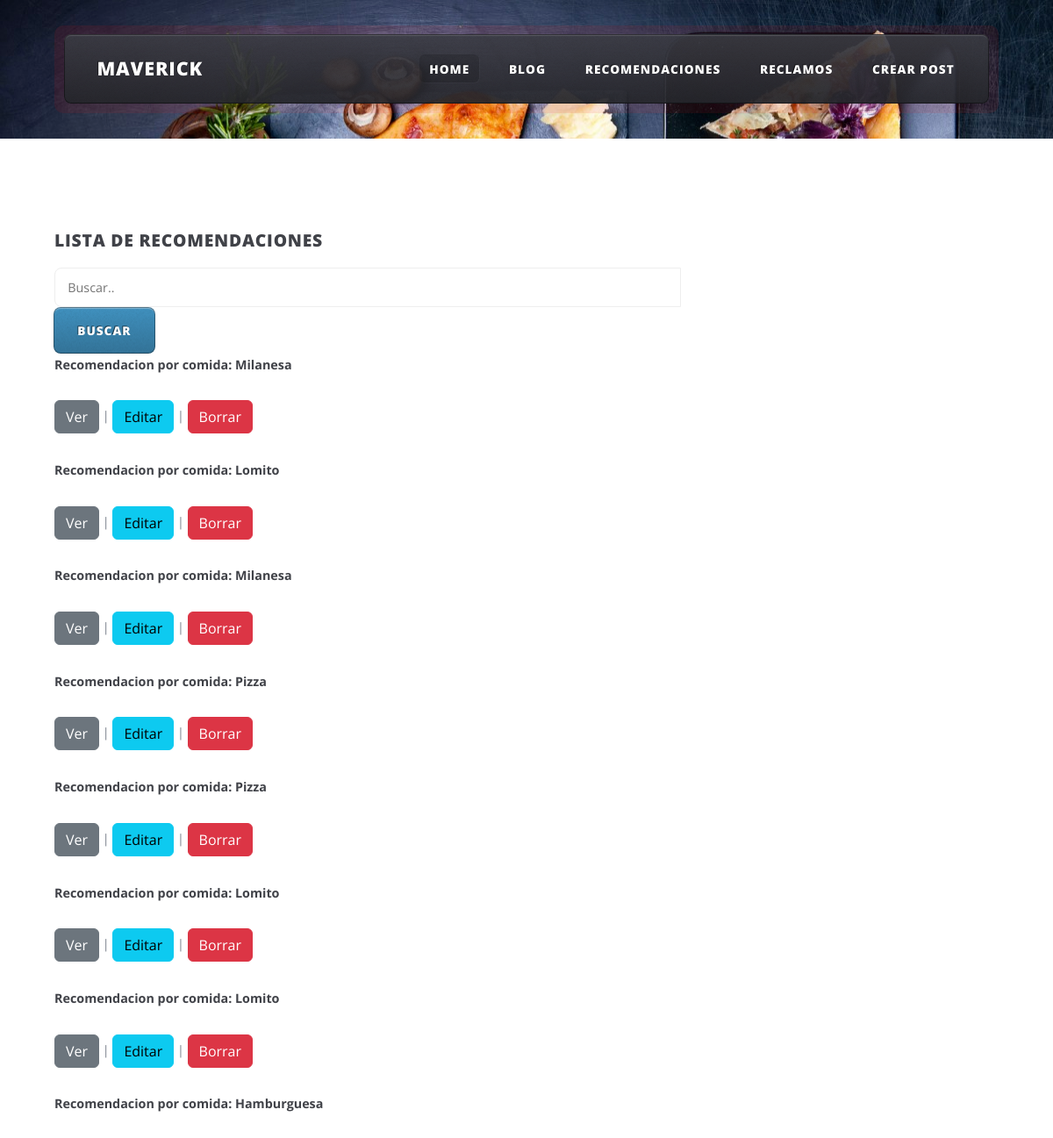
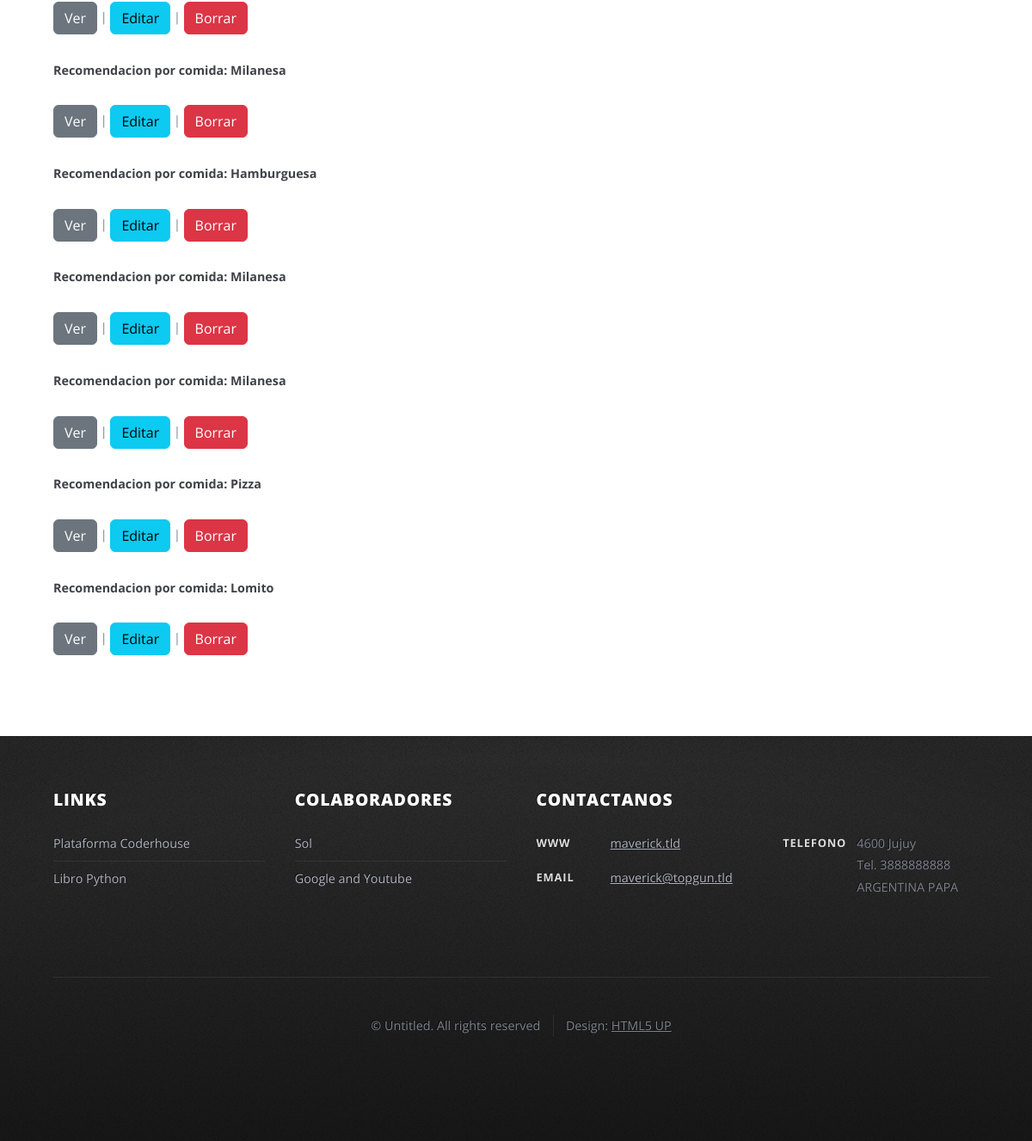
Page /listaReco/ on the earlier database version (2 pictures, top to bottom).
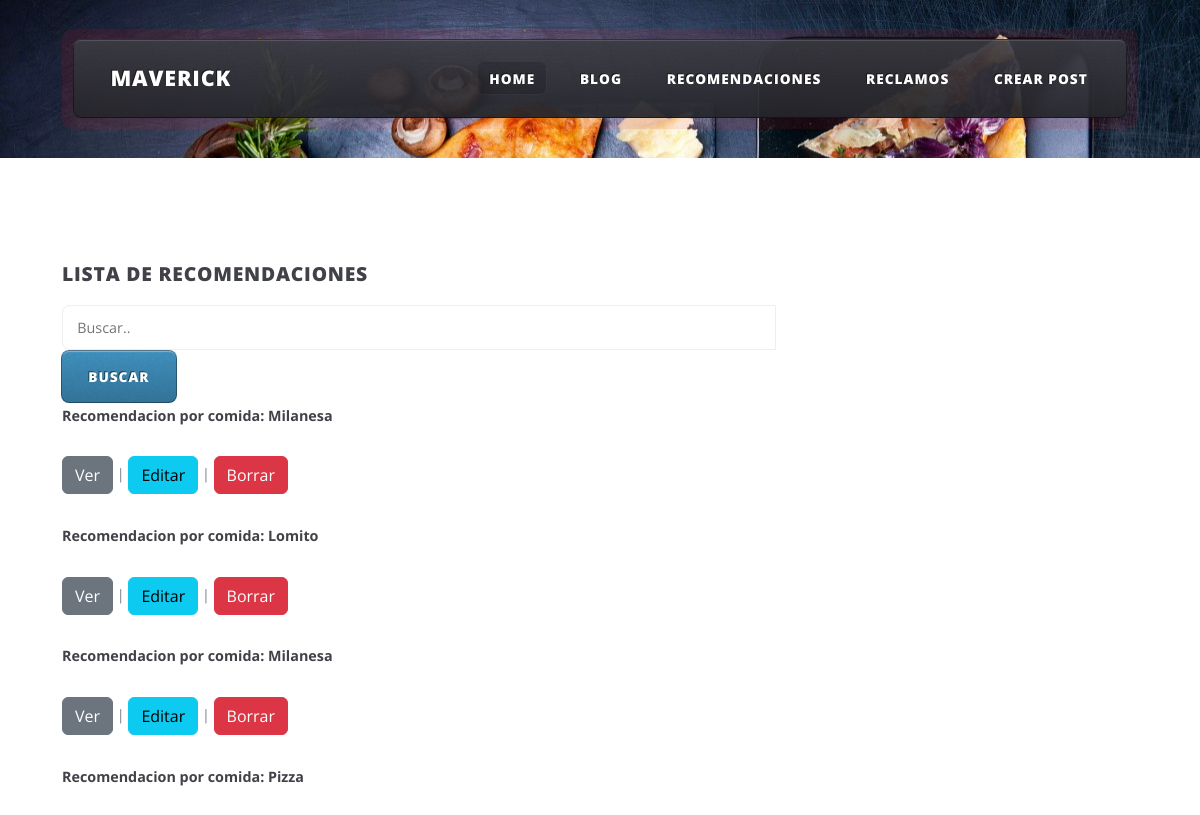
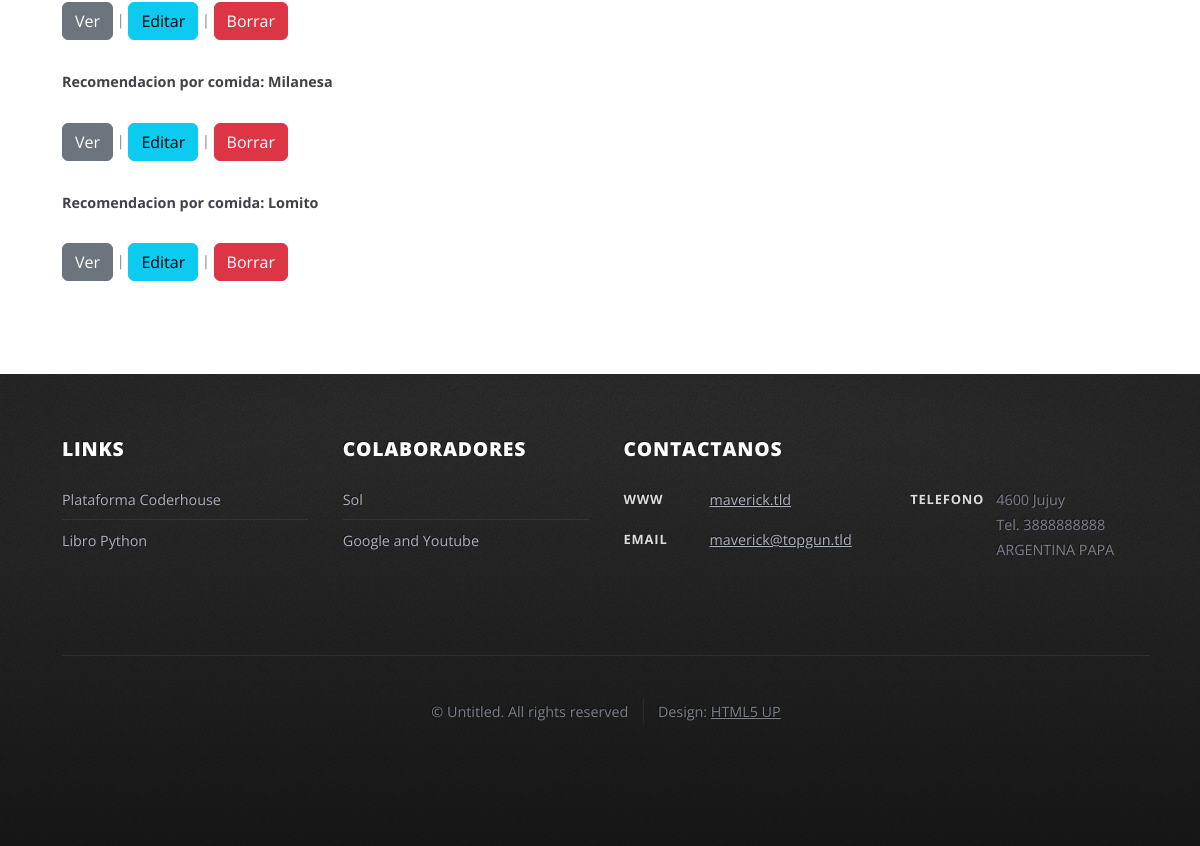
Same page on the later database version (2 pictures, top to bottom).
### appMaverick/models.py (models this page shows, shortened)
class Recomendacion(models.Model):
    nombre = models.CharField(max_length=40)
    correo = models.EmailField()
    comida = models.CharField(max_length=11)
    comentario = models.CharField(max_length=500)

### appMaverick/views.py (the view)
# urls.py: path('listaReco/',listaRecomendacion, name='listRecomendacion'),
def listaRecomendacion(request):
    entradas = Recomendacion.objects.all()
    queryset = request.GET.get("buscarrecomendacion")
    if queryset:
        entradas = Recomendacion.objects.filter(
            Q(nombre__icontains = queryset) |
            Q(comida__icontains  = queryset)
        ).distinct()
    return render(request,'appMaverick/recomendaciones_list.html',{"object_list":entradas})

### appMaverick/templates/appMaverick/recomendaciones_list.html (shortened to what this page needs)
{% extends "appMaverick/master.html" %}
{% block contenido %}
<div id="main-wrapper">
    <div class="wrapper style2">
        <div class="inner">
            <div class="container">
                <div class="row">
                    <div class="col-8 col-12-medium">
                        <div id="content">
                                <h3>Lista de Recomendaciones</h3>
                                <div class="col-md-12 search">
                                    <form method="get">
                                        <div id="custom-search-input">
                                            <div class="input-group col-md-12">
                                                <input type="text" class="from-control" placeholder="Buscar.." name="buscarrecomendacion" value="{{ request.GET.buscarrecomendacion }}">
                                                <span class="input-group-list">
                                                    <button type="submit" class="boton btn-success">Buscar</button>
                                                </span>
                                            </div>
                                        </div>
                                    </form>
                                </div>
                                <ul>
                                    {% for elemento in object_list %}
                                    <li>
                                                <p><strong>Recomendacion por comida: {{ elemento.comida }} </strong></p>
                                                <p>
                                                    <a class="btn btn-secondary" href="{% url 'detalleRecomendacion' elemento.id %}">Ver</a> |
                                                    <a class="btn btn-info" href="{% url 'editRecomendacion' elemento.id %}">Editar</a> |
                                                    <a class="btn btn-danger" href="{% url 'deleteRecomendacion' elemento.id %}">Borrar</a>
                                                </p>
                                    {% endfor %}
                                    </li>
                                </ul>
                                </div>
                                </div>
                            </div>
                        </div>
                    </div>
                </div>
            </div>
{% endblock %}

### appMaverick/templates/appMaverick/master.html (shortened to what this page needs)
<!DOCTYPE HTML>
{% load static %}
<html>
	<head>
		<link href="https://cdn.jsdelivr.net/npm/bootstrap@5.2.3/dist/css/bootstrap.min.css" rel="stylesheet">
		<link rel="stylesheet" href="{% static 'css/main.css' %}" />
	</head>
	<body class="homepage is-preload">
		<div id="page-wrapper">
				<div id="header-wrapper">
					<div class="container">
							<header id="header">
								<div class="inner">
										<h1><a href="{% url 'menu' %}" id="logo">MAVERICK</a></h1>
										<nav id="nav">
											<ul>
												<li class="current_page_item"><a href="{% url 'menu' %}">Home</a></li>
												<li><a href="{% url 'blog' %}">Blog</a></li>
												<li>
													<a href="#">Recomendaciones</a>
												</li>
												<li>
													<a href="#">Reclamos</a>
												</li>
												<li><a href="{% url 'post' %}">Crear Post</a></li>
											</ul>
										</nav>
								</div>
							</header>
					</div>
				</div>
{% block contenido %}
{% endblock %}
				<div id="footer-wrapper">
					<footer id="footer" class="container">
						<div class="row">
							<div class="col-3 col-6-medium col-12-small">
									<section>
										<h2>Links</h2>
										<ul class="divided">
											<li><a href="#">Plataforma Coderhouse</a></li>
											<li><a href="#">Libro Python </a></li>
										</ul>
									</section>
							</div>
							<div class="col-3 col-6-medium col-12-small">
									<section>
										<h2>Colaboradores</h2>
										<ul class="divided">
											<li><a href="#">Sol</a></li>
											<li><a href="#">Google and Youtube</a></li>
										</ul>
									</section>
							</div>
							<div class="col-6 col-12-medium imp-medium">
									<section>
										<h2>Contactanos</h2>
										<div>
											<div class="row">
												<div class="col-6 col-12-small">
													<dl class="contact">
														<dt>WWW</dt>
														<dd><a href="#">maverick.tld</a></dd>
														<dt>Email</dt>
														<dd><a href="#">maverick@topgun.tld</a></dd>
													</dl>
												</div>
												<div class="col-6 col-12-small">
													<dl class="contact">
														<dt>Telefono</dt>
														<dd>
															4600 Jujuy<br />
															Tel. 3888888888<br />
															ARGENTINA PAPA
														</dd>
													</dl>
												</div>
											</div>
										</div>
									</section>
							</div>
							<div class="col-12">
								<div id="copyright">
									<ul class="menu">
										<li>&copy; Untitled. All rights reserved</li><li>Design: <a href="http://html5up.net">HTML5 UP</a></li>
									</ul>
								</div>
							</div>
						</div>
					</footer>
				</div>
		</div>
	</body>
</html>

Differences in the rows shown:
removed Recomendacion: comida "Pizza"
removed Recomendacion: comida "Lomito"
removed Recomendacion: comida "Lomito"
removed Recomendacion: comida "Hamburguesa"
removed Recomendacion: comida "Hamburguesa"
removed Recomendacion: comida "Milanesa"
removed Recomendacion: comida "Milanesa"
removed Recomendacion: comida "Pizza"
